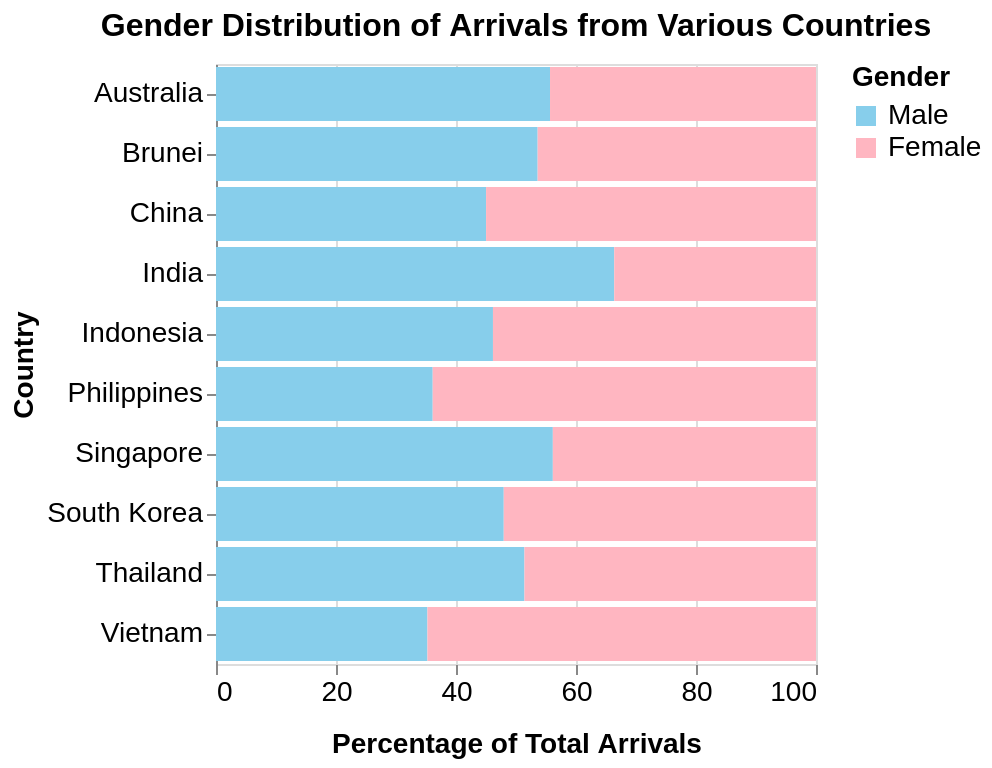

Describe this chart as a Vega-Lite specification.
### Vega-Lite specification from a JSON file in a GitHub repository (floating-point values rounded to 4 significant figures)
{"$schema": "https://vega.github.io/schema/vega-lite/v5.json", "title": {"text": "Gender Distribution of Arrivals from Various Countries", "fontSize": 16, "titlePadding": 20, "align": "center", "dy": -7}, "data": {"values": [{"country": "Singapore", "gender": "Male", "percentage": 56.14}, {"country": "Singapore", "gender": "Female", "percentage": 43.86}, {"country": "Brunei", "gender": "Male", "percentage": 53.61}, {"country": "Brunei", "gender": "Female", "percentage": 46.39}, {"country": "Australia", "gender": "Male", "percentage": 55.67}, {"country": "Australia", "gender": "Female", "percentage": 44.33}, {"country": "China", "gender": "Male", "percentage": 45.01}, {"country": "China", "gender": "Female", "percentage": 54.99}, {"country": "India", "gender": "Male", "percentage": 66.37}, {"country": "India", "gender": "Female", "percentage": 33.63}, {"country": "Indonesia", "gender": "Male", "percentage": 46.16}, {"country": "Indonesia", "gender": "Female", "percentage": 53.84}, {"country": "Philippines", "gender": "Male", "percentage": 36.12}, {"country": "Philippines", "gender": "Female", "percentage": 63.88}, {"country": "South Korea", "gender": "Male", "percentage": 47.96}, {"country": "South Korea", "gender": "Female", "percentage": 52.04}, {"country": "Thailand", "gender": "Male", "percentage": 51.41}, {"country": "Thailand", "gender": "Female", "percentage": 48.59}, {"country": "Vietnam", "gender": "Male", "percentage": 35.24}, {"country": "Vietnam", "gender": "Female", "percentage": 64.76}]}, "selection": {"GenderSelection": {"type": "single", "fields": ["gender"], "bind": {"input": "select", "options": [null, "Male", "Female"], "labels": ["Both", "Male", "Female"], "name": "Select Gender"}, "empty": "all"}}, "transform": [{"filter": {"or": [{"field": "gender", "equal": {"selection": "GenderSelection"}}, {"selection": "GenderSelection", "empty": "all"}]}}], "mark": "bar", "encoding": {"x": {"field": "percentage", "type": "quantitative", "axis": {"title": "Percentage of Total Arrivals", "titlePadding": 12, "titleFontSize": 14, "labelFontSize": 14, "format": ".0f", "grid": true, "labelAngle": 0, "tickCount": 6, "domain": false}, "scale": {"domain": [0, 100]}}, "y": {"field": "country", "type": "nominal", "axis": {"title": "Country", "labelAngle": 0, "titleFontSize": 14, "labelFontSize": 14}}, "color": {"field": "gender", "type": "nominal", "scale": {"domain": ["Male", "Female"], "range": ["#87CEEB", "#FFB6C1"]}, "legend": {"title": "Gender", "orient": "right", "titleFontSize": 14, "labelFontSize": 14, "labelPadding": 12}}, "tooltip": [{"field": "country", "type": "nominal", "title": "Country"}, {"field": "gender", "type": "nominal", "title": "Gender"}, {"field": "percentage", "type": "quantitative", "title": "Percentage of Arrivals", "format": ".1f"}]}, "width": 300, "height": 300}
